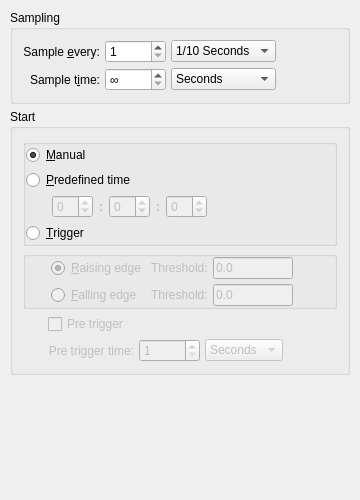
<?xml version="1.0" encoding="UTF-8"?>
<ui version="4.0">
 <class>UIRecorderPrefs</class>
 <widget class="PrefWidget" name="UIRecorderPrefs">
  <property name="geometry">
   <rect>
    <x>0</x>
    <y>0</y>
    <width>360</width>
    <height>500</height>
   </rect>
  </property>
  <layout class="QVBoxLayout">
   <property name="spacing">
    <number>5</number>
   </property>
   <property name="leftMargin">
    <number>10</number>
   </property>
   <property name="topMargin">
    <number>10</number>
   </property>
   <property name="rightMargin">
    <number>10</number>
   </property>
   <property name="bottomMargin">
    <number>10</number>
   </property>
   <item>
    <widget class="QGroupBox" name="ButtonGroup1">
     <property name="title">
      <string>Sampling</string>
     </property>
     <layout class="QGridLayout">
      <property name="leftMargin">
       <number>10</number>
      </property>
      <property name="topMargin">
       <number>10</number>
      </property>
      <property name="rightMargin">
       <number>10</number>
      </property>
      <property name="bottomMargin">
       <number>10</number>
      </property>
      <property name="spacing">
       <number>5</number>
      </property>
      <item row="0" column="0">
       <widget class="QLabel" name="sampLabel">
        <property name="text">
         <string>Sample &amp;every:</string>
        </property>
        <property name="alignment">
         <set>Qt::AlignRight|Qt::AlignTrailing|Qt::AlignVCenter</set>
        </property>
        <property name="wordWrap">
         <bool>false</bool>
        </property>
        <property name="buddy">
         <cstring>sampleEvery</cstring>
        </property>
       </widget>
      </item>
      <item row="0" column="2">
       <widget class="QComboBox" name="ui_sampleUnit">
        <property name="whatsThis">
         <string>Unit for sampling period.</string>
        </property>
        <item>
         <property name="text">
          <string>1/10 Seconds</string>
         </property>
        </item>
        <item>
         <property name="text">
          <string>Seconds</string>
         </property>
        </item>
        <item>
         <property name="text">
          <string>Minutes</string>
         </property>
        </item>
        <item>
         <property name="text">
          <string>Hours</string>
         </property>
        </item>
        <item>
         <property name="text">
          <string>Days</string>
         </property>
        </item>
       </widget>
      </item>
      <item row="0" column="3">
       <spacer name="Spacer9">
        <property name="orientation">
         <enum>Qt::Horizontal</enum>
        </property>
        <property name="sizeType">
         <enum>QSizePolicy::Expanding</enum>
        </property>
        <property name="sizeHint" stdset="0">
         <size>
          <width>20</width>
          <height>20</height>
         </size>
        </property>
       </spacer>
      </item>
      <item row="1" column="0">
       <widget class="QLabel" name="sampLabel_2">
        <property name="text">
         <string>Sample t&amp;ime:</string>
        </property>
        <property name="alignment">
         <set>Qt::AlignRight|Qt::AlignTrailing|Qt::AlignVCenter</set>
        </property>
        <property name="wordWrap">
         <bool>false</bool>
        </property>
        <property name="buddy">
         <cstring>sampleTime</cstring>
        </property>
       </widget>
      </item>
      <item row="1" column="2">
       <widget class="QComboBox" name="timeUnit">
        <property name="whatsThis">
         <string>Unit for maximum sampling time.</string>
        </property>
        <item>
         <property name="text">
          <string>Seconds</string>
         </property>
        </item>
        <item>
         <property name="text">
          <string>Minutes</string>
         </property>
        </item>
        <item>
         <property name="text">
          <string>Hours</string>
         </property>
        </item>
        <item>
         <property name="text">
          <string>Days</string>
         </property>
        </item>
       </widget>
      </item>
      <item row="0" column="1">
       <widget class="QSpinBox" name="sampleEvery">
        <property name="whatsThis">
         <string>Specify the sampling period. See unit to the right.</string>
        </property>
        <property name="minimum">
         <number>1</number>
        </property>
        <property name="maximum">
         <number>99999</number>
        </property>
        <property name="value">
         <number>1</number>
        </property>
       </widget>
      </item>
      <item row="1" column="1">
       <widget class="QSpinBox" name="sampleTime">
        <property name="whatsThis">
         <string>Maximum sampling time. When this time expires, the recorder is stopped automatically.</string>
        </property>
        <property name="specialValueText">
         <string>∞</string>
        </property>
        <property name="minimum">
         <number>0</number>
        </property>
        <property name="maximum">
         <number>99999</number>
        </property>
        <property name="value">
         <number>0</number>
        </property>
       </widget>
      </item>
     </layout>
    </widget>
   </item>
   <item>
    <widget class="QGroupBox" name="GroupBox1">
     <property name="title">
      <string>Start</string>
     </property>
     <layout class="QVBoxLayout">
      <property name="spacing">
       <number>5</number>
      </property>
      <property name="leftMargin">
       <number>10</number>
      </property>
      <property name="topMargin">
       <number>10</number>
      </property>
      <property name="rightMargin">
       <number>10</number>
      </property>
      <property name="bottomMargin">
       <number>10</number>
      </property>
      <item>
       <widget class="QGroupBox" name="ButtonGroup32">
        <property name="title">
         <string/>
        </property>
        <layout class="QVBoxLayout">
         <property name="spacing">
          <number>5</number>
         </property>
         <property name="leftMargin">
          <number>0</number>
         </property>
         <property name="topMargin">
          <number>0</number>
         </property>
         <property name="rightMargin">
          <number>0</number>
         </property>
         <property name="bottomMargin">
          <number>0</number>
         </property>
         <item>
          <layout class="QHBoxLayout">
           <property name="spacing">
            <number>5</number>
           </property>
           <property name="leftMargin">
            <number>0</number>
           </property>
           <property name="topMargin">
            <number>0</number>
           </property>
           <property name="rightMargin">
            <number>0</number>
           </property>
           <property name="bottomMargin">
            <number>0</number>
           </property>
           <item>
            <widget class="QRadioButton" name="manualBut">
             <property name="whatsThis">
              <string>Select this entry if you want to manually start the transient recorder. Use the &lt;b&gt;Start&lt;/b&gt; and &lt;b&gt;Stop&lt;/b&gt; buttons in the main window to start/stop sampling.</string>
             </property>
             <property name="text">
              <string>&amp;Manual</string>
             </property>
             <property name="checked">
              <bool>true</bool>
             </property>
            </widget>
           </item>
           <item>
            <spacer name="Spacer7_2">
             <property name="orientation">
              <enum>Qt::Horizontal</enum>
             </property>
             <property name="sizeType">
              <enum>QSizePolicy::Expanding</enum>
             </property>
             <property name="sizeHint" stdset="0">
              <size>
               <width>20</width>
               <height>20</height>
              </size>
             </property>
            </spacer>
           </item>
          </layout>
         </item>
         <item>
          <layout class="QHBoxLayout">
           <property name="spacing">
            <number>5</number>
           </property>
           <property name="leftMargin">
            <number>0</number>
           </property>
           <property name="topMargin">
            <number>0</number>
           </property>
           <property name="rightMargin">
            <number>0</number>
           </property>
           <property name="bottomMargin">
            <number>0</number>
           </property>
           <item>
            <widget class="QRadioButton" name="predefinedBut">
             <property name="whatsThis">
              <string>Select this entry if you want the transient recorder to be started at a predefined time.</string>
             </property>
             <property name="text">
              <string>&amp;Predefined time</string>
             </property>
            </widget>
           </item>
           <item>
            <spacer name="Spacer8_2">
             <property name="orientation">
              <enum>Qt::Horizontal</enum>
             </property>
             <property name="sizeType">
              <enum>QSizePolicy::Expanding</enum>
             </property>
             <property name="sizeHint" stdset="0">
              <size>
               <width>20</width>
               <height>20</height>
              </size>
             </property>
            </spacer>
           </item>
          </layout>
         </item>
         <item>
          <layout class="QHBoxLayout">
           <property name="spacing">
            <number>5</number>
           </property>
           <property name="leftMargin">
            <number>0</number>
           </property>
           <property name="topMargin">
            <number>0</number>
           </property>
           <property name="rightMargin">
            <number>0</number>
           </property>
           <property name="bottomMargin">
            <number>0</number>
           </property>
           <item>
            <layout class="QHBoxLayout">
             <property name="spacing">
              <number>6</number>
             </property>
             <property name="leftMargin">
              <number>0</number>
             </property>
             <property name="topMargin">
              <number>0</number>
             </property>
             <property name="rightMargin">
              <number>0</number>
             </property>
             <property name="bottomMargin">
              <number>0</number>
             </property>
             <item>
              <widget class="QLabel" name="TextLabel5">
               <property name="sizePolicy">
                <sizepolicy hsizetype="Fixed" vsizetype="Minimum">
                 <horstretch>0</horstretch>
                 <verstretch>0</verstretch>
                </sizepolicy>
               </property>
               <property name="minimumSize">
                <size>
                 <width>20</width>
                 <height>0</height>
                </size>
               </property>
               <property name="wordWrap">
                <bool>false</bool>
               </property>
              </widget>
             </item>
             <item>
              <layout class="QHBoxLayout">
               <property name="spacing">
                <number>6</number>
               </property>
               <property name="leftMargin">
                <number>0</number>
               </property>
               <property name="topMargin">
                <number>0</number>
               </property>
               <property name="rightMargin">
                <number>0</number>
               </property>
               <property name="bottomMargin">
                <number>0</number>
               </property>
               <item>
                <widget class="QSpinBox" name="hour">
                 <property name="enabled">
                  <bool>false</bool>
                 </property>
                 <property name="whatsThis">
                  <string>Hour of start time.</string>
                 </property>
                 <property name="wrapping">
                  <bool>true</bool>
                 </property>
                 <property name="maximum">
                  <number>23</number>
                 </property>
                </widget>
               </item>
               <item>
                <widget class="QLabel" name="TextLabel3">
                 <property name="enabled">
                  <bool>false</bool>
                 </property>
                 <property name="font">
                  <font>
                   <bold>true</bold>
                  </font>
                 </property>
                 <property name="text">
                  <string>:</string>
                 </property>
                 <property name="alignment">
                  <set>Qt::AlignCenter</set>
                 </property>
                 <property name="wordWrap">
                  <bool>false</bool>
                 </property>
                </widget>
               </item>
               <item>
                <widget class="QSpinBox" name="minute">
                 <property name="enabled">
                  <bool>false</bool>
                 </property>
                 <property name="whatsThis">
                  <string>Minutes of start time.</string>
                 </property>
                 <property name="wrapping">
                  <bool>true</bool>
                 </property>
                 <property name="maximum">
                  <number>59</number>
                 </property>
                </widget>
               </item>
               <item>
                <widget class="QLabel" name="TextLabel4">
                 <property name="enabled">
                  <bool>false</bool>
                 </property>
                 <property name="font">
                  <font>
                   <bold>true</bold>
                  </font>
                 </property>
                 <property name="text">
                  <string>:</string>
                 </property>
                 <property name="alignment">
                  <set>Qt::AlignCenter</set>
                 </property>
                 <property name="wordWrap">
                  <bool>false</bool>
                 </property>
                </widget>
               </item>
               <item>
                <widget class="QSpinBox" name="second">
                 <property name="enabled">
                  <bool>false</bool>
                 </property>
                 <property name="whatsThis">
                  <string>Seconds of start time.</string>
                 </property>
                 <property name="wrapping">
                  <bool>true</bool>
                 </property>
                 <property name="maximum">
                  <number>59</number>
                 </property>
                </widget>
               </item>
              </layout>
             </item>
            </layout>
           </item>
           <item>
            <spacer name="Spacer2_2">
             <property name="orientation">
              <enum>Qt::Horizontal</enum>
             </property>
             <property name="sizeType">
              <enum>QSizePolicy::Expanding</enum>
             </property>
             <property name="sizeHint" stdset="0">
              <size>
               <width>20</width>
               <height>20</height>
              </size>
             </property>
            </spacer>
           </item>
          </layout>
         </item>
         <item>
          <layout class="QHBoxLayout">
           <property name="spacing">
            <number>5</number>
           </property>
           <property name="leftMargin">
            <number>0</number>
           </property>
           <property name="topMargin">
            <number>0</number>
           </property>
           <property name="rightMargin">
            <number>0</number>
           </property>
           <property name="bottomMargin">
            <number>0</number>
           </property>
           <item>
            <widget class="QRadioButton" name="triggerBut">
             <property name="whatsThis">
              <string>Select this entry if you want to automatically trigger the sampling. &lt;p&gt;
You have two choices:
&lt;ul&gt;
&lt;li&gt;&lt;b&gt;Raising edge:&lt;/b&gt; Sampling is started when the measured value gets bigger than the given threshold.&lt;/li&gt;
&lt;li&gt;&lt;b&gt;Falling edge:&lt;/b&gt; Sampling is started when the measured value gets lower than the given threshold.&lt;/li&gt;
&lt;/ul&gt;</string>
             </property>
             <property name="text">
              <string>&amp;Trigger</string>
             </property>
            </widget>
           </item>
           <item>
            <spacer name="Spacer9_2">
             <property name="orientation">
              <enum>Qt::Horizontal</enum>
             </property>
             <property name="sizeType">
              <enum>QSizePolicy::Expanding</enum>
             </property>
             <property name="sizeHint" stdset="0">
              <size>
               <width>20</width>
               <height>20</height>
              </size>
             </property>
            </spacer>
           </item>
          </layout>
         </item>
        </layout>
       </widget>
      </item>
      <item>
       <widget class="QGroupBox" name="ButtonGroup13">
        <property name="title">
         <string/>
        </property>
        <layout class="QVBoxLayout">
         <property name="spacing">
          <number>0</number>
         </property>
         <property name="leftMargin">
          <number>0</number>
         </property>
         <property name="topMargin">
          <number>0</number>
         </property>
         <property name="rightMargin">
          <number>0</number>
         </property>
         <property name="bottomMargin">
          <number>0</number>
         </property>
         <item>
          <layout class="QGridLayout">
           <property name="leftMargin">
            <number>0</number>
           </property>
           <property name="topMargin">
            <number>0</number>
           </property>
           <property name="rightMargin">
            <number>0</number>
           </property>
           <property name="bottomMargin">
            <number>0</number>
           </property>
           <property name="spacing">
            <number>5</number>
           </property>
           <item row="0" column="3">
            <spacer name="Spacer3">
             <property name="orientation">
              <enum>Qt::Horizontal</enum>
             </property>
             <property name="sizeType">
              <enum>QSizePolicy::Expanding</enum>
             </property>
             <property name="sizeHint" stdset="0">
              <size>
               <width>20</width>
               <height>20</height>
              </size>
             </property>
            </spacer>
           </item>
           <item row="1" column="2">
            <widget class="QLineEdit" name="ui_fallingThreshold">
             <property name="enabled">
              <bool>false</bool>
             </property>
             <property name="maximumSize">
              <size>
               <width>80</width>
               <height>32767</height>
              </size>
             </property>
             <property name="whatsThis">
              <string>Threshold for falling edge.&lt;p&gt;
You can enter your values with a suffix like m, u, n, p, k, M, G, T&lt;br&gt;Example:&lt;br&gt;
10k - 10000&lt;br&gt;100m - 0.1</string>
             </property>
             <property name="text">
              <string>0.0</string>
             </property>
             <property name="maxLength">
              <number>12</number>
             </property>
            </widget>
           </item>
           <item row="1" column="3">
            <spacer name="Spacer4_2">
             <property name="orientation">
              <enum>Qt::Horizontal</enum>
             </property>
             <property name="sizeType">
              <enum>QSizePolicy::Expanding</enum>
             </property>
             <property name="sizeHint" stdset="0">
              <size>
               <width>20</width>
               <height>20</height>
              </size>
             </property>
            </spacer>
           </item>
           <item row="0" column="2">
            <widget class="QLineEdit" name="ui_raisingThreshold">
             <property name="enabled">
              <bool>false</bool>
             </property>
             <property name="maximumSize">
              <size>
               <width>80</width>
               <height>32767</height>
              </size>
             </property>
             <property name="whatsThis">
              <string>Threshold for raising edge.&lt;p&gt;
You can enter your values with a suffix like m, u, n, p, k, M, G, T&lt;br&gt;Example:&lt;br&gt;
10k - 10000&lt;br&gt;100m - 0.1</string>
             </property>
             <property name="text">
              <string>0.0</string>
             </property>
             <property name="maxLength">
              <number>12</number>
             </property>
            </widget>
           </item>
           <item row="0" column="1">
            <widget class="QLabel" name="TextLabel7">
             <property name="enabled">
              <bool>false</bool>
             </property>
             <property name="text">
              <string>Threshold:</string>
             </property>
             <property name="wordWrap">
              <bool>false</bool>
             </property>
            </widget>
           </item>
           <item row="1" column="1">
            <widget class="QLabel" name="TextLabel8">
             <property name="enabled">
              <bool>false</bool>
             </property>
             <property name="text">
              <string>Threshold:</string>
             </property>
             <property name="wordWrap">
              <bool>false</bool>
             </property>
            </widget>
           </item>
           <item row="0" column="0">
            <layout class="QHBoxLayout">
             <property name="spacing">
              <number>5</number>
             </property>
             <property name="leftMargin">
              <number>0</number>
             </property>
             <property name="topMargin">
              <number>0</number>
             </property>
             <property name="rightMargin">
              <number>0</number>
             </property>
             <property name="bottomMargin">
              <number>0</number>
             </property>
             <item>
              <widget class="QLabel" name="TextLabel6">
               <property name="sizePolicy">
                <sizepolicy hsizetype="Fixed" vsizetype="Minimum">
                 <horstretch>0</horstretch>
                 <verstretch>0</verstretch>
                </sizepolicy>
               </property>
               <property name="minimumSize">
                <size>
                 <width>20</width>
                 <height>0</height>
                </size>
               </property>
               <property name="wordWrap">
                <bool>false</bool>
               </property>
              </widget>
             </item>
             <item>
              <widget class="QRadioButton" name="raisingBut">
               <property name="enabled">
                <bool>false</bool>
               </property>
               <property name="whatsThis">
                <string>Trigger sampling on raising edge.</string>
               </property>
               <property name="text">
                <string>&amp;Raising edge</string>
               </property>
               <property name="checked">
                <bool>true</bool>
               </property>
              </widget>
             </item>
            </layout>
           </item>
           <item row="1" column="0">
            <layout class="QHBoxLayout">
             <property name="spacing">
              <number>5</number>
             </property>
             <property name="leftMargin">
              <number>0</number>
             </property>
             <property name="topMargin">
              <number>0</number>
             </property>
             <property name="rightMargin">
              <number>0</number>
             </property>
             <property name="bottomMargin">
              <number>0</number>
             </property>
             <item>
              <widget class="QLabel" name="TextLabel6_2">
               <property name="sizePolicy">
                <sizepolicy hsizetype="Fixed" vsizetype="Minimum">
                 <horstretch>0</horstretch>
                 <verstretch>0</verstretch>
                </sizepolicy>
               </property>
               <property name="minimumSize">
                <size>
                 <width>20</width>
                 <height>0</height>
                </size>
               </property>
               <property name="wordWrap">
                <bool>false</bool>
               </property>
              </widget>
             </item>
             <item>
              <widget class="QRadioButton" name="fallingBut">
               <property name="enabled">
                <bool>false</bool>
               </property>
               <property name="whatsThis">
                <string>Trigger sampling on falling edge.</string>
               </property>
               <property name="text">
                <string>&amp;Falling edge</string>
               </property>
              </widget>
             </item>
            </layout>
           </item>
          </layout>
         </item>
        </layout>
       </widget>
      </item>
      <item>
       <layout class="QGridLayout">
        <property name="leftMargin">
         <number>0</number>
        </property>
        <property name="topMargin">
         <number>0</number>
        </property>
        <property name="rightMargin">
         <number>0</number>
        </property>
        <property name="bottomMargin">
         <number>0</number>
        </property>
        <property name="spacing">
         <number>5</number>
        </property>
        <item row="0" column="1">
         <widget class="QCheckBox" name="ui_preTrigger">
          <property name="enabled">
           <bool>false</bool>
          </property>
          <property name="text">
           <string>Pre trigger</string>
          </property>
         </widget>
        </item>
        <item row="1" column="4">
         <spacer name="Spacer9_3">
          <property name="orientation">
           <enum>Qt::Horizontal</enum>
          </property>
          <property name="sizeType">
           <enum>QSizePolicy::Expanding</enum>
          </property>
          <property name="sizeHint" stdset="0">
           <size>
            <width>20</width>
            <height>20</height>
           </size>
          </property>
         </spacer>
        </item>
        <item row="1" column="2">
         <widget class="QSpinBox" name="ui_preTriggerTime">
          <property name="enabled">
           <bool>false</bool>
          </property>
          <property name="whatsThis">
           <string>Maximum sampling time. When this time expires, the recorder is stopped automatically.</string>
          </property>
          <property name="minimum">
           <number>1</number>
          </property>
          <property name="maximum">
           <number>99999</number>
          </property>
          <property name="value">
           <number>1</number>
          </property>
         </widget>
        </item>
        <item row="1" column="3">
         <widget class="QComboBox" name="ui_preTriggerUnit">
          <property name="enabled">
           <bool>false</bool>
          </property>
          <property name="whatsThis">
           <string>Unit for maximum sampling time.</string>
          </property>
          <item>
           <property name="text">
            <string>Seconds</string>
           </property>
          </item>
          <item>
           <property name="text">
            <string>Minutes</string>
           </property>
          </item>
          <item>
           <property name="text">
            <string>Hours</string>
           </property>
          </item>
          <item>
           <property name="text">
            <string>Days</string>
           </property>
          </item>
         </widget>
        </item>
        <item row="1" column="0">
         <widget class="QLabel" name="TextLabel6_2_2_2">
          <property name="sizePolicy">
           <sizepolicy hsizetype="Fixed" vsizetype="Minimum">
            <horstretch>0</horstretch>
            <verstretch>0</verstretch>
           </sizepolicy>
          </property>
          <property name="minimumSize">
           <size>
            <width>20</width>
            <height>0</height>
           </size>
          </property>
          <property name="wordWrap">
           <bool>false</bool>
          </property>
         </widget>
        </item>
        <item row="0" column="0">
         <widget class="QLabel" name="TextLabel6_2_2">
          <property name="sizePolicy">
           <sizepolicy hsizetype="Fixed" vsizetype="Minimum">
            <horstretch>0</horstretch>
            <verstretch>0</verstretch>
           </sizepolicy>
          </property>
          <property name="minimumSize">
           <size>
            <width>20</width>
            <height>0</height>
           </size>
          </property>
          <property name="wordWrap">
           <bool>false</bool>
          </property>
         </widget>
        </item>
        <item row="0" column="2" colspan="3">
         <spacer name="Spacer10">
          <property name="orientation">
           <enum>Qt::Horizontal</enum>
          </property>
          <property name="sizeType">
           <enum>QSizePolicy::Expanding</enum>
          </property>
          <property name="sizeHint" stdset="0">
           <size>
            <width>20</width>
            <height>20</height>
           </size>
          </property>
         </spacer>
        </item>
        <item row="1" column="1">
         <widget class="QLabel" name="sampLabel_2_2">
          <property name="enabled">
           <bool>false</bool>
          </property>
          <property name="text">
           <string>Pre trigger time:</string>
          </property>
          <property name="alignment">
           <set>Qt::AlignRight|Qt::AlignTrailing|Qt::AlignVCenter</set>
          </property>
          <property name="wordWrap">
           <bool>false</bool>
          </property>
          <property name="buddy">
           <cstring>sampleTime</cstring>
          </property>
         </widget>
        </item>
       </layout>
      </item>
     </layout>
    </widget>
   </item>
   <item>
    <spacer name="Spacer1_2">
     <property name="orientation">
      <enum>Qt::Vertical</enum>
     </property>
     <property name="sizeType">
      <enum>QSizePolicy::Expanding</enum>
     </property>
     <property name="sizeHint" stdset="0">
      <size>
       <width>20</width>
       <height>20</height>
      </size>
     </property>
    </spacer>
   </item>
  </layout>
 </widget>
 <customwidgets>
  <customwidget>
   <class>PrefWidget</class>
   <extends>QWidget</extends>
   <header>prefwidget.h</header>
   <container>1</container>
  </customwidget>
 </customwidgets>
 <tabstops>
  <tabstop>sampleEvery</tabstop>
  <tabstop>ui_sampleUnit</tabstop>
  <tabstop>sampleTime</tabstop>
  <tabstop>timeUnit</tabstop>
  <tabstop>manualBut</tabstop>
  <tabstop>predefinedBut</tabstop>
  <tabstop>hour</tabstop>
  <tabstop>minute</tabstop>
  <tabstop>second</tabstop>
  <tabstop>triggerBut</tabstop>
  <tabstop>raisingBut</tabstop>
  <tabstop>ui_raisingThreshold</tabstop>
  <tabstop>fallingBut</tabstop>
  <tabstop>ui_fallingThreshold</tabstop>
 </tabstops>
 <includes>
  <include location="global">prefwidget.h</include>
 </includes>
 <resources/>
 <connections>
  <connection>
   <sender>predefinedBut</sender>
   <signal>toggled(bool)</signal>
   <receiver>hour</receiver>
   <slot>setEnabled(bool)</slot>
   <hints>
    <hint type="sourcelabel">
     <x>20</x>
     <y>20</y>
    </hint>
    <hint type="destinationlabel">
     <x>20</x>
     <y>20</y>
    </hint>
   </hints>
  </connection>
  <connection>
   <sender>predefinedBut</sender>
   <signal>toggled(bool)</signal>
   <receiver>TextLabel3</receiver>
   <slot>setEnabled(bool)</slot>
   <hints>
    <hint type="sourcelabel">
     <x>20</x>
     <y>20</y>
    </hint>
    <hint type="destinationlabel">
     <x>20</x>
     <y>20</y>
    </hint>
   </hints>
  </connection>
  <connection>
   <sender>predefinedBut</sender>
   <signal>toggled(bool)</signal>
   <receiver>minute</receiver>
   <slot>setEnabled(bool)</slot>
   <hints>
    <hint type="sourcelabel">
     <x>20</x>
     <y>20</y>
    </hint>
    <hint type="destinationlabel">
     <x>20</x>
     <y>20</y>
    </hint>
   </hints>
  </connection>
  <connection>
   <sender>predefinedBut</sender>
   <signal>toggled(bool)</signal>
   <receiver>second</receiver>
   <slot>setEnabled(bool)</slot>
   <hints>
    <hint type="sourcelabel">
     <x>20</x>
     <y>20</y>
    </hint>
    <hint type="destinationlabel">
     <x>20</x>
     <y>20</y>
    </hint>
   </hints>
  </connection>
  <connection>
   <sender>predefinedBut</sender>
   <signal>toggled(bool)</signal>
   <receiver>TextLabel4</receiver>
   <slot>setEnabled(bool)</slot>
   <hints>
    <hint type="sourcelabel">
     <x>20</x>
     <y>20</y>
    </hint>
    <hint type="destinationlabel">
     <x>20</x>
     <y>20</y>
    </hint>
   </hints>
  </connection>
  <connection>
   <sender>triggerBut</sender>
   <signal>toggled(bool)</signal>
   <receiver>raisingBut</receiver>
   <slot>setEnabled(bool)</slot>
   <hints>
    <hint type="sourcelabel">
     <x>20</x>
     <y>20</y>
    </hint>
    <hint type="destinationlabel">
     <x>20</x>
     <y>20</y>
    </hint>
   </hints>
  </connection>
  <connection>
   <sender>triggerBut</sender>
   <signal>toggled(bool)</signal>
   <receiver>fallingBut</receiver>
   <slot>setEnabled(bool)</slot>
   <hints>
    <hint type="sourcelabel">
     <x>20</x>
     <y>20</y>
    </hint>
    <hint type="destinationlabel">
     <x>20</x>
     <y>20</y>
    </hint>
   </hints>
  </connection>
  <connection>
   <sender>triggerBut</sender>
   <signal>toggled(bool)</signal>
   <receiver>TextLabel7</receiver>
   <slot>setEnabled(bool)</slot>
   <hints>
    <hint type="sourcelabel">
     <x>20</x>
     <y>20</y>
    </hint>
    <hint type="destinationlabel">
     <x>20</x>
     <y>20</y>
    </hint>
   </hints>
  </connection>
  <connection>
   <sender>triggerBut</sender>
   <signal>toggled(bool)</signal>
   <receiver>TextLabel8</receiver>
   <slot>setEnabled(bool)</slot>
   <hints>
    <hint type="sourcelabel">
     <x>20</x>
     <y>20</y>
    </hint>
    <hint type="destinationlabel">
     <x>20</x>
     <y>20</y>
    </hint>
   </hints>
  </connection>
  <connection>
   <sender>triggerBut</sender>
   <signal>toggled(bool)</signal>
   <receiver>ui_raisingThreshold</receiver>
   <slot>setEnabled(bool)</slot>
   <hints>
    <hint type="sourcelabel">
     <x>20</x>
     <y>20</y>
    </hint>
    <hint type="destinationlabel">
     <x>20</x>
     <y>20</y>
    </hint>
   </hints>
  </connection>
  <connection>
   <sender>triggerBut</sender>
   <signal>toggled(bool)</signal>
   <receiver>ui_fallingThreshold</receiver>
   <slot>setEnabled(bool)</slot>
   <hints>
    <hint type="sourcelabel">
     <x>20</x>
     <y>20</y>
    </hint>
    <hint type="destinationlabel">
     <x>20</x>
     <y>20</y>
    </hint>
   </hints>
  </connection>
  <connection>
   <sender>raisingBut</sender>
   <signal>toggled(bool)</signal>
   <receiver>TextLabel7</receiver>
   <slot>setEnabled(bool)</slot>
   <hints>
    <hint type="sourcelabel">
     <x>20</x>
     <y>20</y>
    </hint>
    <hint type="destinationlabel">
     <x>20</x>
     <y>20</y>
    </hint>
   </hints>
  </connection>
  <connection>
   <sender>raisingBut</sender>
   <signal>toggled(bool)</signal>
   <receiver>ui_raisingThreshold</receiver>
   <slot>setEnabled(bool)</slot>
   <hints>
    <hint type="sourcelabel">
     <x>20</x>
     <y>20</y>
    </hint>
    <hint type="destinationlabel">
     <x>20</x>
     <y>20</y>
    </hint>
   </hints>
  </connection>
  <connection>
   <sender>raisingBut</sender>
   <signal>toggled(bool)</signal>
   <receiver>TextLabel8</receiver>
   <slot>setDisabled(bool)</slot>
   <hints>
    <hint type="sourcelabel">
     <x>20</x>
     <y>20</y>
    </hint>
    <hint type="destinationlabel">
     <x>20</x>
     <y>20</y>
    </hint>
   </hints>
  </connection>
  <connection>
   <sender>raisingBut</sender>
   <signal>toggled(bool)</signal>
   <receiver>ui_fallingThreshold</receiver>
   <slot>setDisabled(bool)</slot>
   <hints>
    <hint type="sourcelabel">
     <x>20</x>
     <y>20</y>
    </hint>
    <hint type="destinationlabel">
     <x>20</x>
     <y>20</y>
    </hint>
   </hints>
  </connection>
 </connections>
</ui>
